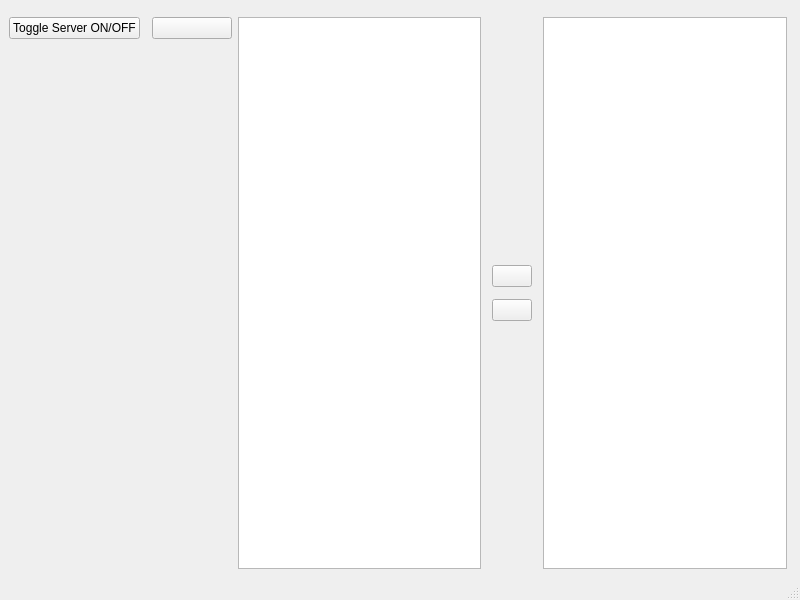
<?xml version="1.0" encoding="UTF-8"?>
<ui version="4.0">
 <class>MainWindow</class>
 <widget class="QMainWindow" name="MainWindow">
  <property name="geometry">
   <rect>
    <x>0</x>
    <y>0</y>
    <width>800</width>
    <height>600</height>
   </rect>
  </property>
  <property name="sizePolicy">
   <sizepolicy hsizetype="Expanding" vsizetype="Expanding">
    <horstretch>0</horstretch>
    <verstretch>0</verstretch>
   </sizepolicy>
  </property>
  <property name="minimumSize">
   <size>
    <width>800</width>
    <height>600</height>
   </size>
  </property>
  <property name="maximumSize">
   <size>
    <width>1024</width>
    <height>768</height>
   </size>
  </property>
  <property name="windowTitle">
   <string>pyRCloneGui</string>
  </property>
  <widget class="QWidget" name="centralwidget">
   <property name="sizePolicy">
    <sizepolicy hsizetype="Expanding" vsizetype="Expanding">
     <horstretch>0</horstretch>
     <verstretch>0</verstretch>
    </sizepolicy>
   </property>
   <property name="minimumSize">
    <size>
     <width>800</width>
     <height>557</height>
    </size>
   </property>
   <property name="maximumSize">
    <size>
     <width>1024</width>
     <height>768</height>
    </size>
   </property>
   <layout class="QHBoxLayout" name="horizontalLayout_2">
    <item>
     <layout class="QHBoxLayout" name="horizontalLayout">
      <property name="topMargin">
       <number>8</number>
      </property>
      <property name="rightMargin">
       <number>4</number>
      </property>
      <item alignment="Qt::AlignmentFlag::AlignTop">
       <widget class="QPushButton" name="serverToggleButton">
        <property name="text">
         <string>Toggle Server ON/OFF</string>
        </property>
        <property name="checkable">
         <bool>true</bool>
        </property>
       </widget>
      </item>
      <item alignment="Qt::AlignmentFlag::AlignTop">
       <widget class="Led" name="led"/>
      </item>
      <item alignment="Qt::AlignmentFlag::AlignLeft|Qt::AlignmentFlag::AlignTop">
       <widget class="QPushButton" name="pushButton">
        <property name="sizePolicy">
         <sizepolicy hsizetype="MinimumExpanding" vsizetype="Fixed">
          <horstretch>0</horstretch>
          <verstretch>0</verstretch>
         </sizepolicy>
        </property>
        <property name="text">
         <string> </string>
        </property>
        <property name="flat">
         <bool>false</bool>
        </property>
       </widget>
      </item>
      <item>
       <widget class="QTableWidget" name="remotesInactiveList">
        <property name="sizePolicy">
         <sizepolicy hsizetype="MinimumExpanding" vsizetype="MinimumExpanding">
          <horstretch>0</horstretch>
          <verstretch>0</verstretch>
         </sizepolicy>
        </property>
        <property name="minimumSize">
         <size>
          <width>100</width>
          <height>100</height>
         </size>
        </property>
        <property name="maximumSize">
         <size>
          <width>2000</width>
          <height>2000</height>
         </size>
        </property>
        <property name="frameShape">
         <enum>QFrame::Shape::StyledPanel</enum>
        </property>
        <property name="editTriggers">
         <set>QAbstractItemView::EditTrigger::NoEditTriggers</set>
        </property>
        <property name="tabKeyNavigation">
         <bool>false</bool>
        </property>
        <property name="showDropIndicator" stdset="0">
         <bool>false</bool>
        </property>
        <property name="dragDropOverwriteMode">
         <bool>false</bool>
        </property>
        <property name="selectionMode">
         <enum>QAbstractItemView::SelectionMode::SingleSelection</enum>
        </property>
        <property name="selectionBehavior">
         <enum>QAbstractItemView::SelectionBehavior::SelectRows</enum>
        </property>
        <property name="columnCount">
         <number>2</number>
        </property>
        <attribute name="horizontalHeaderVisible">
         <bool>false</bool>
        </attribute>
        <attribute name="verticalHeaderVisible">
         <bool>false</bool>
        </attribute>
        <column/>
        <column/>
       </widget>
      </item>
      <item>
       <layout class="QVBoxLayout" name="verticalLayout">
        <property name="spacing">
         <number>12</number>
        </property>
        <property name="leftMargin">
         <number>5</number>
        </property>
        <property name="rightMargin">
         <number>5</number>
        </property>
        <item>
         <spacer name="verticalSpacer_02">
          <property name="orientation">
           <enum>Qt::Orientation::Vertical</enum>
          </property>
          <property name="sizeHint" stdset="0">
           <size>
            <width>20</width>
            <height>40</height>
           </size>
          </property>
         </spacer>
        </item>
        <item>
         <widget class="QPushButton" name="buttonToRight">
          <property name="text">
           <string notr="true"/>
          </property>
          <property name="icon">
           <iconset theme="QIcon::ThemeIcon::MediaSkipForward"/>
          </property>
         </widget>
        </item>
        <item>
         <widget class="QPushButton" name="buttonToLeft">
          <property name="text">
           <string notr="true"/>
          </property>
          <property name="icon">
           <iconset theme="QIcon::ThemeIcon::MediaSkipBackward"/>
          </property>
         </widget>
        </item>
        <item>
         <spacer name="verticalSpacer">
          <property name="orientation">
           <enum>Qt::Orientation::Vertical</enum>
          </property>
          <property name="sizeHint" stdset="0">
           <size>
            <width>20</width>
            <height>40</height>
           </size>
          </property>
         </spacer>
        </item>
       </layout>
      </item>
      <item>
       <widget class="QTableWidget" name="remotesActiveList">
        <property name="frameShape">
         <enum>QFrame::Shape::StyledPanel</enum>
        </property>
        <property name="editTriggers">
         <set>QAbstractItemView::EditTrigger::NoEditTriggers</set>
        </property>
        <property name="tabKeyNavigation">
         <bool>false</bool>
        </property>
        <property name="showDropIndicator" stdset="0">
         <bool>false</bool>
        </property>
        <property name="dragDropOverwriteMode">
         <bool>false</bool>
        </property>
        <property name="selectionMode">
         <enum>QAbstractItemView::SelectionMode::SingleSelection</enum>
        </property>
        <property name="selectionBehavior">
         <enum>QAbstractItemView::SelectionBehavior::SelectRows</enum>
        </property>
        <property name="columnCount">
         <number>2</number>
        </property>
        <attribute name="horizontalHeaderVisible">
         <bool>false</bool>
        </attribute>
        <attribute name="verticalHeaderVisible">
         <bool>false</bool>
        </attribute>
        <column/>
        <column/>
       </widget>
      </item>
     </layout>
    </item>
   </layout>
  </widget>
  <widget class="QMenuBar" name="menubar">
   <property name="geometry">
    <rect>
     <x>0</x>
     <y>0</y>
     <width>800</width>
     <height>22</height>
    </rect>
   </property>
  </widget>
  <widget class="QStatusBar" name="statusbar"/>
 </widget>
 <customwidgets>
  <customwidget>
   <class>Led</class>
   <extends>QWidget</extends>
   <header>led.h</header>
  </customwidget>
 </customwidgets>
 <tabstops>
  <tabstop>serverToggleButton</tabstop>
  <tabstop>remotesInactiveList</tabstop>
  <tabstop>buttonToRight</tabstop>
  <tabstop>buttonToLeft</tabstop>
  <tabstop>remotesActiveList</tabstop>
 </tabstops>
 <resources/>
 <connections>
  <connection>
   <sender>serverToggleButton</sender>
   <signal>toggled(bool)</signal>
   <receiver>MainWindow</receiver>
   <slot>toggle_server(bool)</slot>
   <hints>
    <hint type="sourcelabel">
     <x>134</x>
     <y>62</y>
    </hint>
    <hint type="destinationlabel">
     <x>78</x>
     <y>199</y>
    </hint>
   </hints>
  </connection>
  <connection>
   <sender>buttonToRight</sender>
   <signal>released()</signal>
   <receiver>MainWindow</receiver>
   <slot>move_element_right()</slot>
   <hints>
    <hint type="sourcelabel">
     <x>532</x>
     <y>297</y>
    </hint>
    <hint type="destinationlabel">
     <x>587</x>
     <y>234</y>
    </hint>
   </hints>
  </connection>
  <connection>
   <sender>buttonToLeft</sender>
   <signal>released()</signal>
   <receiver>MainWindow</receiver>
   <slot>move_element_left()</slot>
   <hints>
    <hint type="sourcelabel">
     <x>532</x>
     <y>333</y>
    </hint>
    <hint type="destinationlabel">
     <x>593</x>
     <y>529</y>
    </hint>
   </hints>
  </connection>
  <connection>
   <sender>remotesInactiveList</sender>
   <signal>itemSelectionChanged()</signal>
   <receiver>MainWindow</receiver>
   <slot>left_item_sel_changed()</slot>
   <hints>
    <hint type="sourcelabel">
     <x>281</x>
     <y>428</y>
    </hint>
    <hint type="destinationlabel">
     <x>82</x>
     <y>409</y>
    </hint>
   </hints>
  </connection>
  <connection>
   <sender>remotesInactiveList</sender>
   <signal>cellDoubleClicked(int,int)</signal>
   <receiver>MainWindow</receiver>
   <slot>move_element_right()</slot>
   <hints>
    <hint type="sourcelabel">
     <x>296</x>
     <y>256</y>
    </hint>
    <hint type="destinationlabel">
     <x>76</x>
     <y>257</y>
    </hint>
   </hints>
  </connection>
  <connection>
   <sender>remotesActiveList</sender>
   <signal>cellDoubleClicked(int,int)</signal>
   <receiver>MainWindow</receiver>
   <slot>move_element_left()</slot>
   <hints>
    <hint type="sourcelabel">
     <x>630</x>
     <y>107</y>
    </hint>
    <hint type="destinationlabel">
     <x>474</x>
     <y>72</y>
    </hint>
   </hints>
  </connection>
  <connection>
   <sender>remotesActiveList</sender>
   <signal>itemSelectionChanged()</signal>
   <receiver>MainWindow</receiver>
   <slot>right_item_sel_changed()</slot>
   <hints>
    <hint type="sourcelabel">
     <x>622</x>
     <y>181</y>
    </hint>
    <hint type="destinationlabel">
     <x>474</x>
     <y>159</y>
    </hint>
   </hints>
  </connection>
  <connection>
   <sender>pushButton</sender>
   <signal>released()</signal>
   <receiver>MainWindow</receiver>
   <slot>refresh_lists()</slot>
   <hints>
    <hint type="sourcelabel">
     <x>206</x>
     <y>52</y>
    </hint>
    <hint type="destinationlabel">
     <x>209</x>
     <y>155</y>
    </hint>
   </hints>
  </connection>
 </connections>
 <slots>
  <slot>move_element_right()</slot>
  <slot>move_element_left()</slot>
  <slot>toggle_server(bool)</slot>
  <slot>left_item_sel_changed()</slot>
  <slot>right_item_sel_changed()</slot>
  <slot>refresh_lists()</slot>
 </slots>
</ui>
